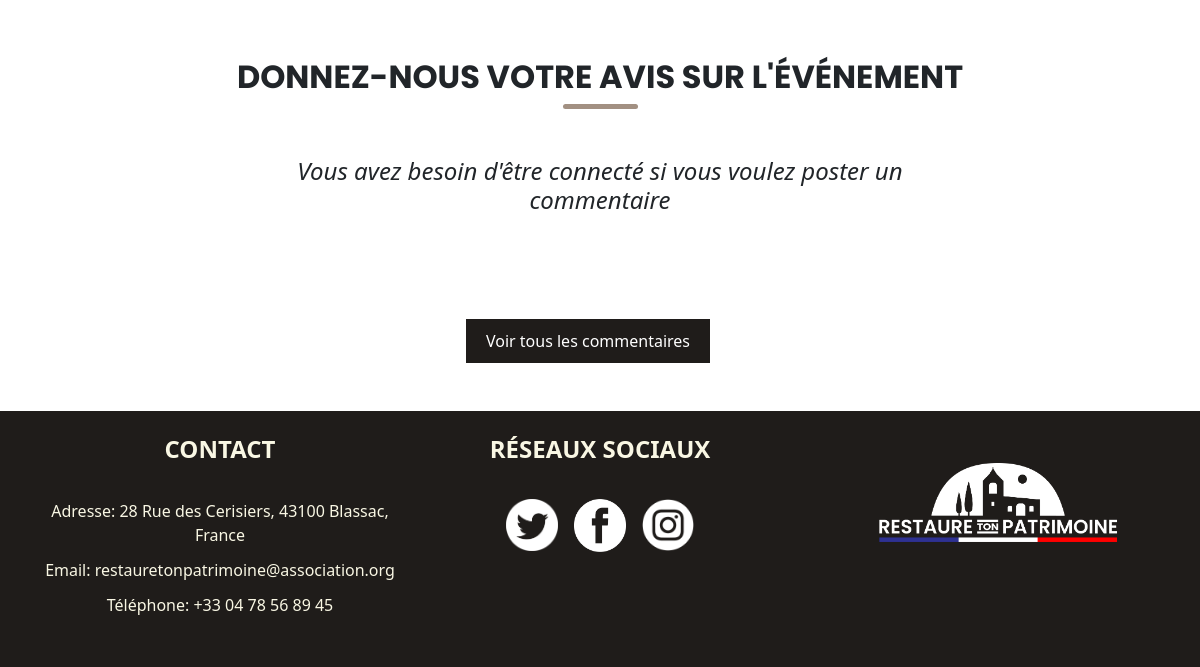
/ (lower part), run on an earlier commit of the app's database.
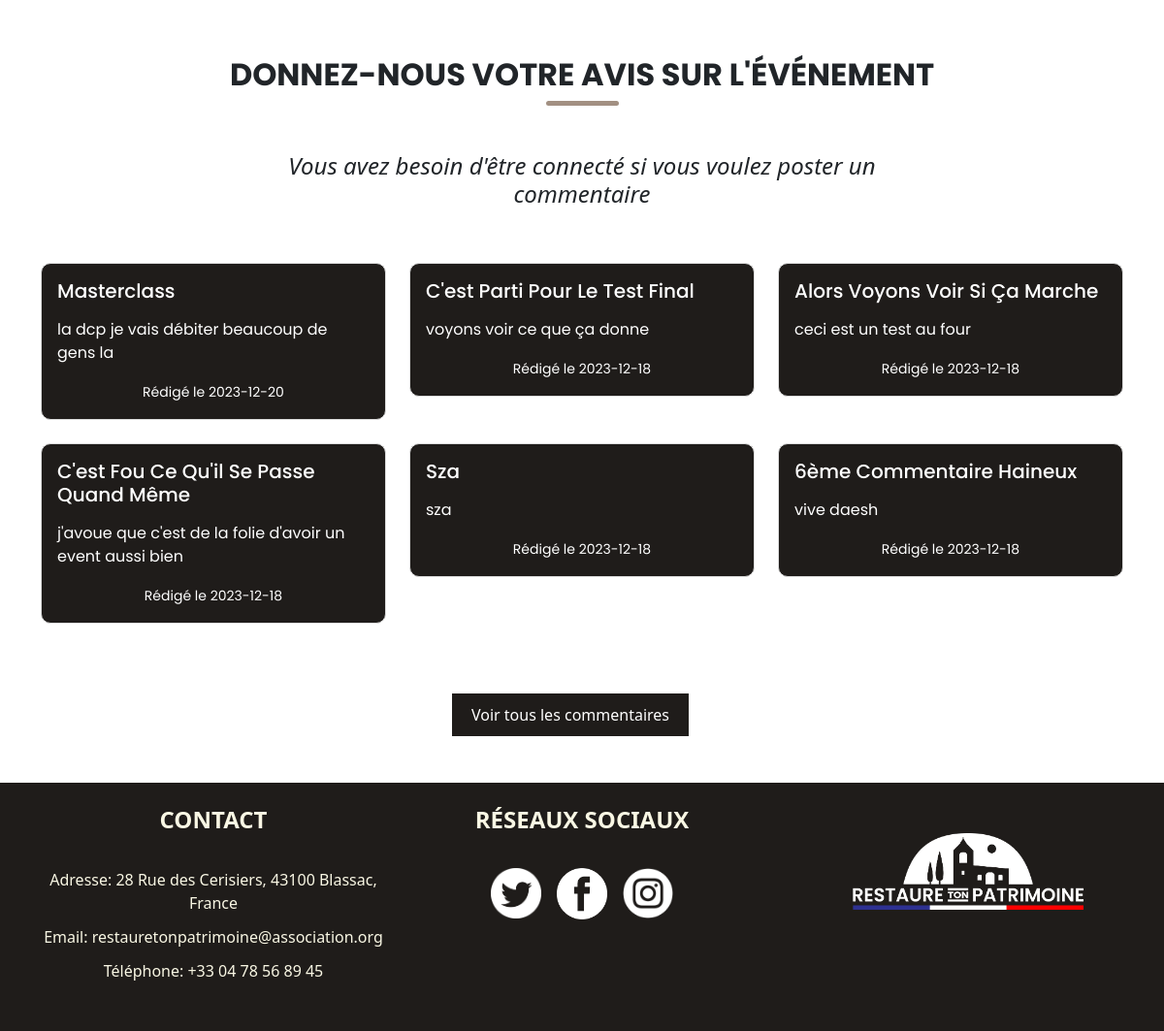
And on a later commit of the database.
### tables this page shows
CREATE TABLE `article` (
  `ID_article` int(11) NOT NULL,
  `Contenue` text DEFAULT NULL,
  `Titre` varchar(50) DEFAULT NULL,
  `Date_article` date DEFAULT NULL
);

### index.php (the view, shortened to what this page needs)
<?php require_once 'php/Config.php';
try{
  $pdo = new PDO(
      "mysql:host=$host;dbname=$dbname;charset=utf8", $user, $password);
  }
  catch(PDOException $e){
    echo $e->getMessage();
  }?>
<!DOCTYPE html>
<html lang="fr">
<head>
<link rel="stylesheet" href="css/owl.carousel.min.css">
<link rel="stylesheet" href="css/owl.theme.default.min.css">
<link rel="stylesheet" href="css/bootstrap.min.css">
<link rel="stylesheet" href="css/style.css">
</head>
<body>
<div class="espacementtop">
<h2 class="titres">Donnez-nous votre avis sur l'événement</h1>
<div class="d-flex justify-content-center">
<div class="ligne-arrondie"></div>
</div>
</div>
<article class="Blog">
<?php if (isset($_SESSION["nom"])) : ?>
  <form action="php/ajout.php" method="GET">
      <div class="container mt-2">
          <div class="row justify-content-center">
              <div class="col-md-8">
                  <div class="form-group">
                      <label for="titre">Donnez un titre à votre commentaire</label>
                      <input class="form-control" type="text" name="titre" required="required">
                  </div>
              </div>
          </div>
          <div class="row justify-content-center">
              <div class="col-md-8">
                  <div class="form-group">
                      <label for="texte">Écrivez votre texte juste ici</label>
                      <input class="form-control grande-zone-texte" type="text" name="texte" required="required">
                  </div>
              </div>
          </div>
          <div class="row justify-content-center">
              <div class="col-md-8 mt-2 d-flex justify-content-center">
                  <button type="submit" class="bouton NS">Commenter</button>
              </div>
          </div>
      </div>
  </form>
<?php else : ?>
  <div class="container mt-5">
      <div class="row justify-content-center">
          <div class="col-md-8">
              <h4 class="text-center texteitalic">Vous avez besoin d'être connecté si vous voulez poster un commentaire</h2>
          </div>
      </div>
  </div>
  <?php endif; ?>
  <section class="mt-5" id="commentaire">
  <?php
  $requete='SELECT * FROM article ORDER BY ID_article DESC LIMIT 6';
  $resultats=$pdo->query($requete);
  $article=$resultats->fetchAll(PDO::FETCH_ASSOC);
  ?>
<div class="container mt-5">
    <div class="row">
        <?php foreach ($article as $commentaire): ?>
            <div class="col-md-4 mb-4">
                <div class="card">
                    <div class="card-body">
                        <h5 class="card-title policecarte"><?php echo $commentaire["Titre"]; ?></h5>
                        <p class="card-text policecartesimple pt-2"><?php echo $commentaire["Contenue"]; ?></p>
                        <p class="card-text policecartesimple text-center"><small class="text-muted">Rédigé le <?php echo $commentaire["Date_article"]; ?></small></p>
                    </div>
                </div>
            </div>
        <?php endforeach; ?>
    </div>
  </div>
  <div class="mt-5 d-flex justify-content-center">
  <a class="bouton mb-5 NS" href="pages/blog.php"> Voir tous les commentaires </a>
  </div>
</article>
<body>
<footer class="footer text-light">
    <div class="container py-4">
        <div class="row">
            <div class="col-md-4 col-sm-6 text-center mb-3">
                <h4 class="titresFooter">Contact</h4>
                <p class="textFooter">Adresse: 28 Rue des Cerisiers, 43100 Blassac, France</p>
                <p class="textFooter">Email: restauretonpatrimoine@association.org</p>
                <p class="textFooter">Téléphone: +33 04 78 56 89 45</p>
            </div>
            <div class="col-md-4 col-sm-6 text-center mb-3">
                <h4 class="titresFooter">Réseaux sociaux</h4>
                    <div class="d-flex justify-content-center align-items-center">
                    <a href="https://twitter.com/" target="_blank" class="mr-2"><img src="images/X.png" class='imagesfooter mx-2'></a>
                    <a href="https://www.facebook.com/" target="_blank" class="mr-2"><img src="images/F.png" class='imagesfooter mx-2'></a>
                    <a href="https://www.instagram.com/" target="_blank"><img src="images/I.png" class='imagesfooter mx-2'></a>
                </div>
            </div>
            <div class="col-md-4 col-sm-6 text-center mb-3">
                <img src="images/logo.png" alt="Logo de l'association" class="logo">
            </div>
        </div>
    </div>
</footer>
</body>

What changed in the data, as far as the page shows it:
added article: Titre "Masterclass", Contenue "la dcp je vais débiter beaucoup de gens la", Date_article "2023-12-20"
added article: Titre "C'est Parti Pour Le Test Final", Contenue "voyons voir ce que ça donne", Date_article "2023-12-18"
added article: Titre "Alors Voyons Voir Si Ça Marche", Contenue "ceci est un test au four", Date_article "2023-12-18"
added article: Titre "C'est Fou Ce Qu'il Se Passe Quand Même", Contenue "j'avoue que c'est de la folie d'avoir un event aussi bien", Date_article "2023-12-18"
added article: Titre "Sza", Contenue "sza", Date_article "2023-12-18"
added article: Titre "6ème Commentaire Haineux", Contenue "vive daesh", Date_article "2023-12-18"
